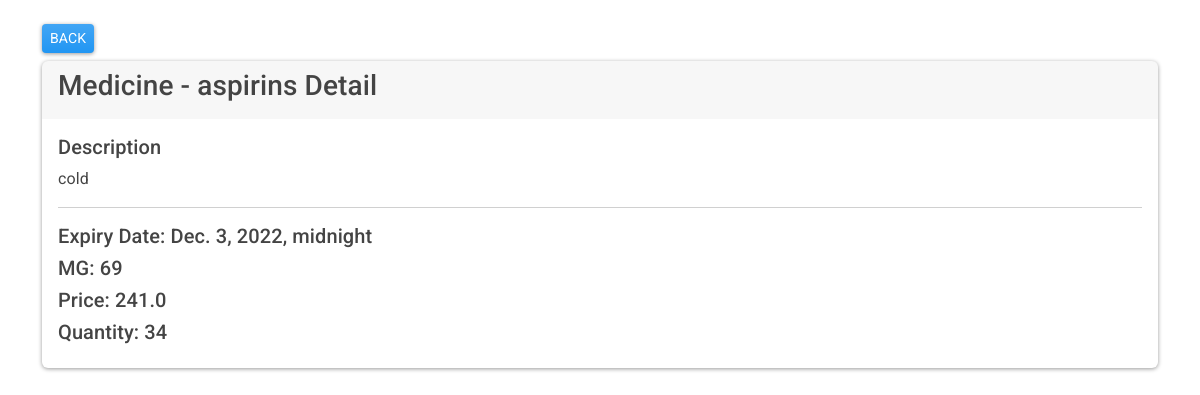
Screenshot of /show_medicine/2 (signed in) with the database file from the repository.
### medicines/models.py (models this page shows, shortened)
class Medicine(models.Model):
    name = models.CharField(max_length=255)
    description = models.CharField(max_length=255)
    expiry_date = models.DateTimeField()
    mg = models.IntegerField()
    price = models.FloatField()
    quantity = models.IntegerField()
    entry_date = models.DateTimeField(default=datetime.now)
    category = models.ForeignKey(Category, on_delete=models.CASCADE)
    user = models.ForeignKey(User, on_delete=models.CASCADE)
    class Meta:
        db_table = "app_medicines"

### medicines/views.py (the view)
# urls.py: path('show_medicine/<int:id>', views.medicine_show, name='show-medicine'),
@login_required(login_url='/authentication/login')
def medicine_show(request, id):
    data = Medicine.objects.get(id=id)
    context = {"data": data}
    return render(request, "medicines/show_medicine.html", context)

### templates/medicines/show_medicine.html (shortened to what this page needs)
{% extends 'layouts/base.html' %}
{% block content %}
<div class="container mt-4">
  <a href="{% url 'medicines' %}" class="btn btn-primary btn-sm mb-2">BACK</a>
  <div class="card">
    <div class="card-header">
      <h3>Medicine - {{ data.name }} Detail</h3>
    </div>
    <div class="card-body">
      <h5>Description</h5>
      {{ data.description }}
      <hr>
      <h5>Expiry Date: {{ data.expiry_date }}</h5>
      <h5>MG: {{ data.mg }}</h5>
      <h5>Price: {{ data.price }}</h5>
      <h5>Quantity: {{ data.quantity }}</h5>
    </div>
  </div>
</div>
{% endblock %}

### rows the page displays
Medicine: name "aspirins", description "cold", expiry_date "Dec. 3, 2022, midnight", mg "69", price "241.0", quantity "34"
